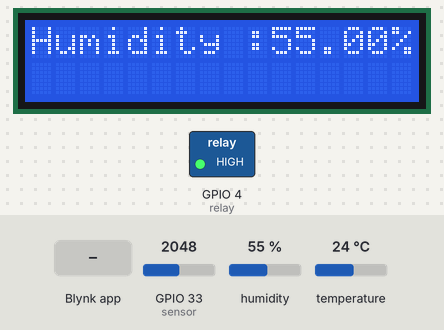
A sketch run on a simulated ESP32-S3. Parts: 16×2 character LCD, switched loads named in the sketch (green lamp = pin HIGH). The inputs (shaded band) are chosen by the test bench; at power-on: humidity 55 %, GPIO 33 (sensor) = 2048, temperature 24 °C. What the sketch prints to the serial monitor is not drawn.

Above: at 6.4 s.
6.5 s: Blynk app writes 1 to V1
At 11.0 s:
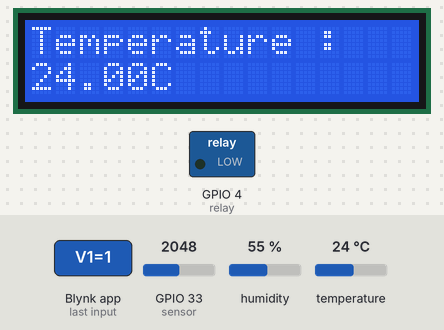
13.4 s: humidity set to 22 %
At 16.9 s:
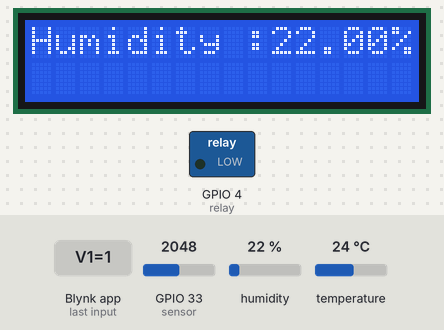
18.8 s: GPIO 33 (sensor) set to 2866
At 22.8 s:
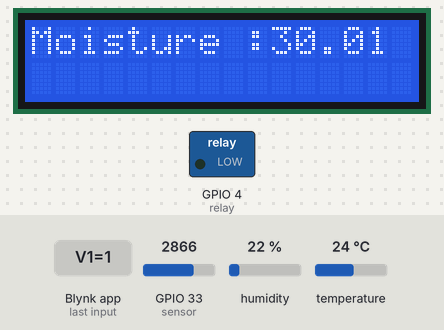
24.6 s: temperature set to 12 °C
At 28.5 s:
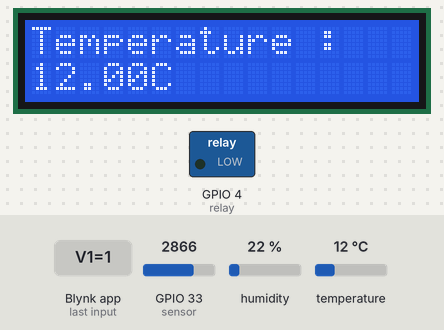
30.3 s: GPIO 33 (sensor) set to 3603
At 32.9 s:
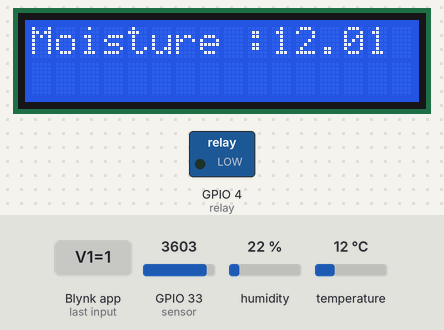
34.7 s: humidity set to 40 %
At 37.2 s:
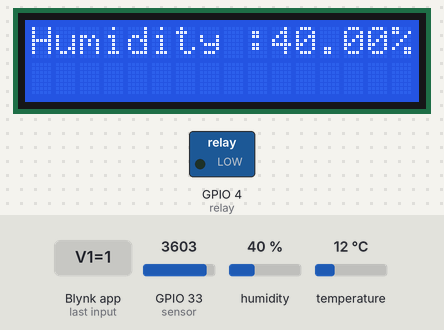
Timing chart, 0 to 38.7 s (numbered marks = the images above; inputs shaded):
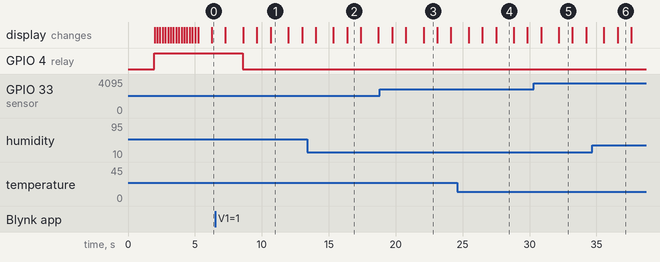

Measured:
- after the input at 6.5 s, GPIO 4 (relay): HIGH → LOW after 2.1 s
- what the display in image 1 shows lasts 1.3 s, from 10.7 s to 12.0 s
- what the display in image 2 shows lasts 1.0 s, from 16.4 s to 17.4 s

The sketch:

Edgent_Blynk_ESP32_Watering_System.ino
```cpp
// *** MAIN SETTINGS ***
// Replace this block with correct template settings.
// You can find it for every template here:
//
//   https://blynk.cloud/dashboard/templates

#define BLYNK_TEMPLATE_ID "<Insert your BLYNK_TEMPLATE_ID>"
#define BLYNK_TEMPLATE_NAME "Plant watering system"

#define BLYNK_FIRMWARE_VERSION        "0.1.0"

#define BLYNK_PRINT Serial
//#define BLYNK_DEBUG

#define APP_DEBUG

#include "BlynkEdgent.h"
#include <LiquidCrystal_I2C.h>
#include <Wire.h>
#include <DHT.h>

#define sensor 33
#define relay 4
// Define the DHT22 data pin
#define DHTPIN 5
#define DHTTYPE DHT22
// Create a DHT22 object
DHT dht(DHTPIN, DHTTYPE);

// Initialize the LCD display
LiquidCrystal_I2C lcd(0x27, 16, 2);

BlynkTimer timer;

// Get the ultrasonic sensor values
void soilMoisture() {
  float value = analogRead(sensor);
  value = (float)(value - 0) * (100 - 0) / (4095 - 0) + 0;
  value = 100 - value;
  Blynk.virtualWrite(V0, value);
  Serial.println(value);
  lcd.clear();
  lcd.setCursor(0, 0);
  lcd.print("Moisture :");
  lcd.print(value);
  lcd.print(" ");
  delay(1000);
}

// Get the button value
BLYNK_WRITE(V1) {
  bool Relay = param.asInt();
  if (Relay == 1) {
    digitalWrite(relay, LOW);
    lcd.setCursor(0, 1);
    lcd.print("Motor is ON ");
  } else {
    digitalWrite(relay, HIGH);
    lcd.setCursor(0, 1);
    lcd.print("Motor is OFF");
}
}

void humidityTemp() {
  float humidity = dht.readHumidity();
  float temperatureC = dht.readTemperature();
  float temperatureF = dht.readTemperature(true); // Get temp in Fahrenheit
  Blynk.virtualWrite(V2, humidity);
  Blynk.virtualWrite(V3, temperatureC);
  Blynk.virtualWrite(V4, temperatureF);

  // Check for errors
  if (isnan(humidity) || isnan(temperatureC)) {
    Serial.println("Failed to read from DHT sensor!");
    return;
  }

  // Display the results
  Serial.print("Humidity: ");
  Serial.print(humidity);
  Serial.println(" %");
  lcd.clear();
  lcd.setCursor(0, 0);
  lcd.print("Humidity :");
  lcd.print(humidity);
  lcd.print("% ");
  delay(1000);

  Serial.print("Temperature: ");
  Serial.print(temperatureC);
  Serial.print(" *C ");
  Serial.print(temperatureF);
  Serial.println(" *F");
  lcd.clear();
  lcd.setCursor(0, 0);
  lcd.print("Temperature :");
  lcd.setCursor(0, 1);
  lcd.print(temperatureC);
  lcd.print("C ");
  delay(1000);
}

void setup()
{
// Debug console. Make sure you have the same baud rate selected in your serial monitor
  Serial.begin(115200);
  delay(100);
  BlynkEdgent.begin();
  dht.begin();
  lcd.init();
  lcd.backlight();
  pinMode(relay, OUTPUT);
  digitalWrite(relay, HIGH);

  lcd.setCursor(1, 0);
  lcd.print("System Loading");
  for (int a = 0; a <= 15; a++) {
    lcd.setCursor(a, 1);
    lcd.print(".");
    delay(200);
  }
  lcd.clear();
}

void loop() {
  BlynkEdgent.run();
  soilMoisture();
  humidityTemp();
  delay(300);
}
```
